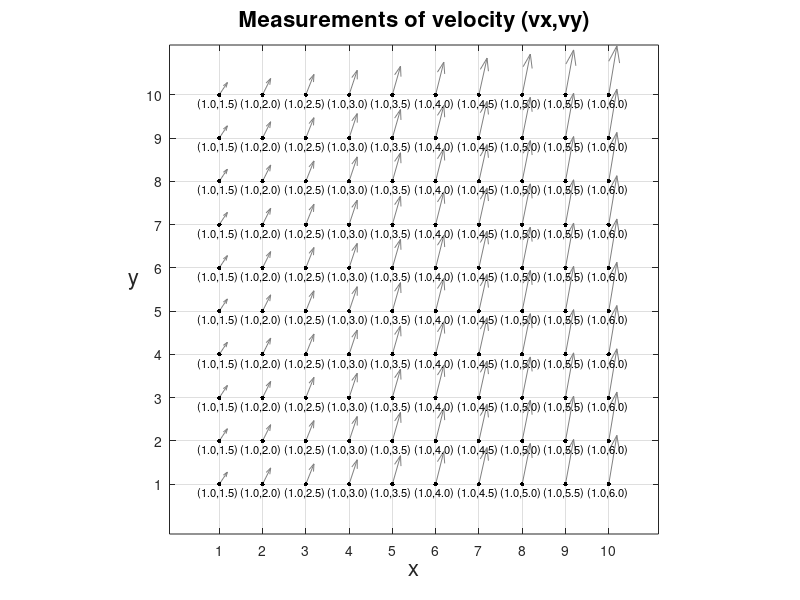

This figure's MATLAB source: (Note: this script raises an error after producing the figure.)
clear;

% Create a matrix of X and Y points.
% Create a matrix of velocities in x- and y-directions (U and V)
for i = 1:10
    for j = 1:10
        X(i,j) = j;
        Y(i,j) = i;
        U(i,j) = 1.0;
        V(i,j) = 1.0+j/2;
    end
end

% Short-hand method:
% [X,Y] = meshgrid([1:10],[1:10]);
% U = ones(size(X));
% V = 1+X/2;

figure(1);clf;hold on;

    % Set axis limits
    axis([-0.15 11.15 -0.15 11.15]);

    % Plot vectors at positions given by X & Y and velocities given by U & V
    quiver(X,Y,U,V,'Color',[0.5,0.5,0.5]);   

    % Add a dot at the vector base and display value.
    for i = 1:10
	for j = 1:10
	    th(i,j) = text(j-0.5,i-0.2,...
			 [sprintf('(%.1f,%.1f)',U(i,j),V(i,j))],...
			 'Color','black','FontSize',8);
	    plot(j,i,'k.','MarkerSize',10);
	end
    end

    % Add text at position (x,y) = (3,0.2)
    title('Measurements of velocity (vx,vy)','FontSize',16);
    % Set the x-axis label
    ylabel(gca,'y','Rotation',0,'FontSize',16,'HorizontalAlignment','right');
    % Set the y-axis label
    xlabel(gca,'x','FontSize',16);
    % Make 1 unit in x = 1 unit in y 
    axis square
    % Set the labels for the x ticks
    set(gca,'XTick',[1:1:10])
    % Set the labels for the y ticks
    set(gca,'YTick',[1:1:10])
    % Show a grid
    grid on;
    box on;

    % Save the image in PNG format
    saveplots('overview_quiver');


% Start the streamline calculation.
px(1) = 1.0; % Initial x position
py(1) = 1.0; % Initial y position
% Estimate of vx(1) given px(1) and py(1).
vx(1) = interp2(X,Y,U,px(1),py(1));
% Estimate of vy(1) given px(1) and py(1).
vy(1) = interp2(X,Y,V,px(1),py(1));

h = 0.1; % Step size
Nsteps = 100; % Number of steps.
for t = 2:Nsteps

    % New x position is old position + term proportional to x velocity
    px(t) = px(t-1) + h*vx(t-1);
    % New y position is old position + term proportional to x velocity
    py(t) = py(t-1) + h*vy(t-1);

    if (px(t) > 10.0 || py(t) > 10.0 || px(t) < 1.0 || py(t) < 1.0)
        % If next position is out-side of grid, stop computing positions.
        break; % This stops execution of the for loop.
    end
   
    % Compute an estimate of the new x velocity given the new positions.
    vx(t) = interp2(X,Y,U,px(t),py(t));

    % Compute an estimate of the new y velocity given the new positions.
    vy(t) = interp2(X,Y,V,px(t),py(t));

    % Display some information
    fprintf('px(%d) = %.2f  py(%d) = %.2f  vx(%d) = %.2f  vy(%d) = %.2f\n',...
            t,px(t),t,py(t),t,vx(t),t,vy(t));
    
end


% Plot the streamline as a green line
ph(1) = plot(px,py,'g','LineWidth',3);
% Plot the positions as a black dot
ph(2) = plot(px,py,'k.','MarkerSize',10);
saveplots('overview_streamline');


% Plot zoom-in
% Hide full streamline just drawn.
set(ph,'Visible','Off')
% Adjust text position and size for zoom-in figure.
for i = 1:2
    for j = 1:2
	set(th(i,j),'FontSize',16)
	tp = get(th(i,j),'Position');
	tp(1) = tp(1) + 0.35;
	tp(2) = tp(2) + 0.1;
	set(th(i,j),'Position',tp);
	plot(i,j,'k.','MarkerSize',30);
    end
end
% Hid other labels
set(th(1,3),'Visible','Off')
set(th(2,3),'Visible','Off')
set(gca,'FontSize',16);

% Plot position 2.
plot(px(2),py(2),'g.','MarkerSize',40);
axis([0.5 2.5 0.5 2.5]);
text(px(2)*1.05,py(2),'Position after first step','FontSize',16);
saveplots('overview_streamline_step_1');
